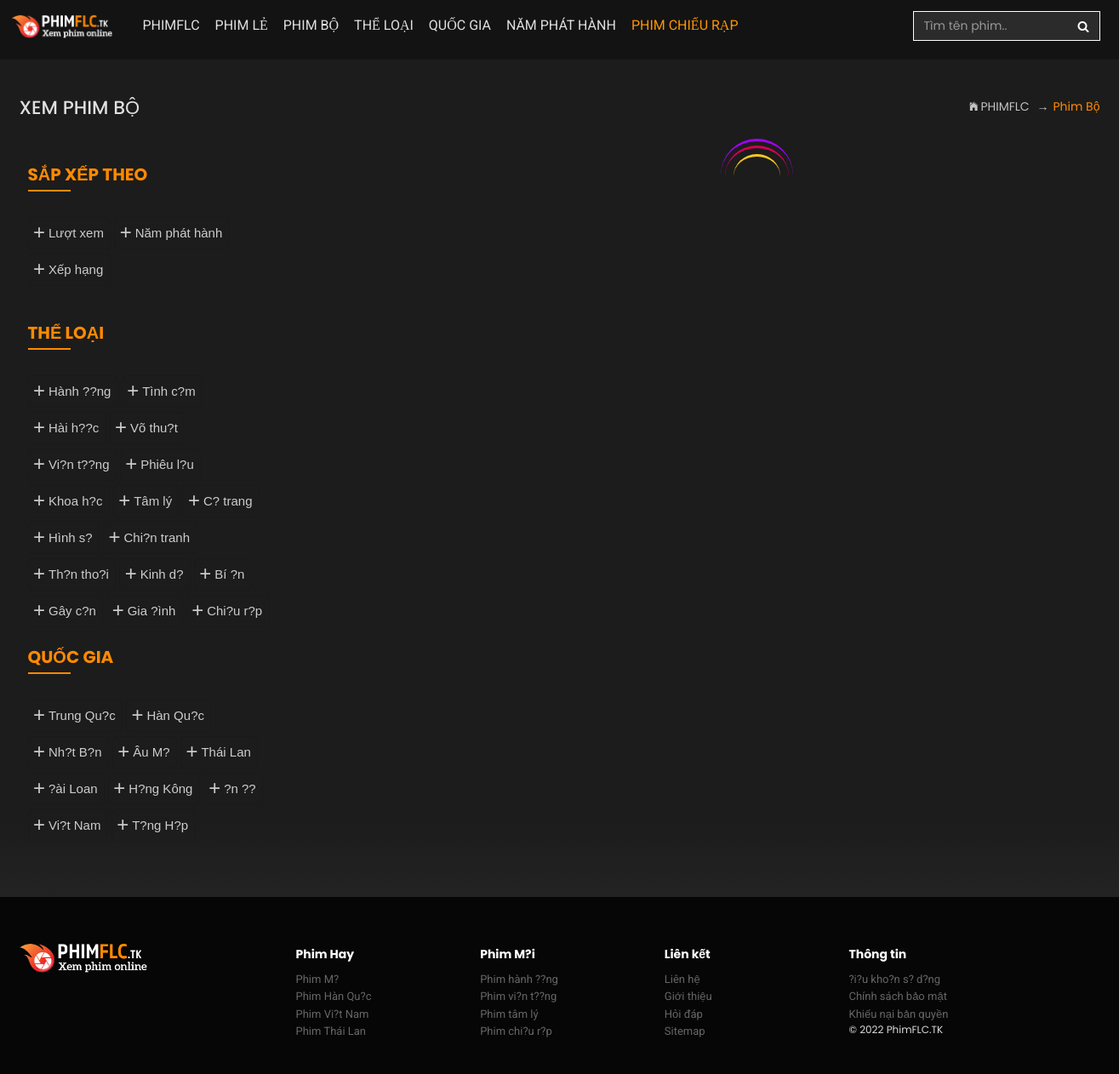
Screenshot of /index.php/tvseries/home with the database file from the repository.
### tables this page shows
CREATE TABLE `config` (
  `config_id` int(11) NOT NULL,
  `title` longtext NOT NULL,
  `value` longtext NOT NULL
);

CREATE TABLE `language_list` (
  `id` int(11) NOT NULL,
  `name` varchar(255) NOT NULL,
  `short_form` varchar(255) NOT NULL,
  `language_code` varchar(100) NOT NULL,
  `folder_name` varchar(255) NOT NULL,
  `text_direction` varchar(50) NOT NULL,
  `status` int(11) NOT NULL DEFAULT 1,
  `language_order` int(11) NOT NULL DEFAULT 1
);

CREATE TABLE `genre` (
  `genre_id` int(11) NOT NULL,
  `name` varchar(20) NOT NULL,
  `description` varchar(250) NOT NULL,
  `slug` varchar(128) NOT NULL,
  `publication` int(11) NOT NULL,
  `featured` int(11) DEFAULT 0
);

CREATE TABLE `country` (
  `country_id` int(11) NOT NULL,
  `name` varchar(60) NOT NULL,
  `description` varchar(25) NOT NULL,
  `slug` varchar(128) NOT NULL,
  `publication` int(11) NOT NULL
);

CREATE TABLE `page` (
  `page_id` int(11) NOT NULL,
  `page_title` mediumtext DEFAULT NULL,
  `seo_title` varchar(250) DEFAULT NULL,
  `slug` mediumtext DEFAULT NULL,
  `content` longtext DEFAULT NULL,
  `primary_menu` int(11) DEFAULT 0,
  `footer_menu` int(11) DEFAULT 0,
  `focus_keyword` mediumtext DEFAULT NULL,
  `meta_description` longtext DEFAULT NULL,
  `publication` int(11) DEFAULT 1,
  `publish_at` datetime DEFAULT NULL,
  `deletable` int(11) NOT NULL DEFAULT 1
);

### application/views/theme/default/tv_series.php (the view, shortened to what the rows shown need)
<section class="inner-banner-section banner-section bg-overlay-black <?php echo (film_config('bg_img_disable') == '1') ? '' : 'bg_img'; ?>">
    <div id="title-bar">
        <div class="container m-t-30">
            <div class="row">
                <div class="col-md-8 col-sm-6 col-xs-12">
                    <div class="page-title">
                        <h1 class="text-uppercase"><?php echo trans('watch_tv_series'); ?></h1>
                    </div>
                </div>
                <div class="col-md-4 col-sm-6 col-xs-12 text-right">
                    <ul class="breadcrumb">
                        <li>
                            <a href="<?php echo base_url(); ?>"><i class="fi ion-ios-home"></i><?php echo trans('site_title'); ?></a>
                        </li>
                        <li class="active"><?php echo trans('tv_series'); ?></li>
                    </ul>
                </div>
            </div>
        </div>
    </div>
    <div id="section-opt">
        <div class="container">
            <div class="row">
                <div class="col-md-3">
                    <div class="" id="collapseMobile">
                        <div class="card card-body">
                            <div class="movies-list-wrap mlw-latestmovie">
                                <div class="ml-title">
                                    <span class="pull-left title"><?php echo trans('sort_by'); ?></span>
                                    <div class="clearfix"></div>
                                </div>
                            </div>
                            <ul class="inline">
                                <li class="modern-Checkbox">
                                    <label for="view"><?php echo trans('views'); ?></label>
                                </li>
                                <li class="modern-Checkbox">
                                    <label for="release"><?php echo trans('release'); ?></label>
                                </li>
                                <li class="modern-Checkbox">
                                    <label for="rating"><?php echo trans('rating'); ?></label>
                                </li>
                            </ul>
                            <br>
                            <div class="movies-list-wrap mlw-latestmovie">
                                <div class="ml-title">
                                    <span class="pull-left title"><?php echo trans('categories'); ?></span>
                                    <div class="clearfix"></div>
                                </div>
                            </div>
                            <ul class="inline">
                                <?php foreach ($this->genre_model->genres() as $genre) : ?>
                                    <li class="modern-Checkbox">
                                        <label for="genre-<?php echo $genre['genre_id'] ?>"><?php echo $genre['description'] ?></label>
                                    </li>
                                <?php endforeach; ?>
                            </ul>
                            <div class="movies-list-wrap mlw-latestmovie">
                                <div class="ml-title">
                                    <span class="pull-left title"><?php echo trans('countries'); ?></span>
                                    <div class="clearfix"></div>
                                </div>
                            </div>
                            <ul class="inline">
                                <?php foreach ($this->country_model->countries() as $country) : ?>
                                    <li class="modern-Checkbox">
                                        <label for="country-<?php echo $country['country_id'] ?>"><?php echo $country['description'] ?></label>
                                    </li>
                                <?php endforeach; ?>
                            </ul>
                        </div>
                    </div>
                </div>
            </div>
        </div>
    </div>
</section>

### application/views/theme/default/header.php (shortened to what the rows shown need)
<?php
$header_templete                =   film_config('header_templete');
$theme_dir                      =   'theme/default/';
?>
<?php if ($header_templete == 'header1') : ?>
    <nav class="navbar navbar-default navbar-static-top">
        <div class="container">
            <div class="navbar-header">
                <a class="navbar-brand" href="<?php echo base_url(); ?>"><img src="<?php echo base_url(); ?>uploads/system_logo/<?php echo film_config('logo'); ?>" alt="logo"></a>
            </div>
            <div class="collapse navbar-collapse" id="navbar1">
                <?php $this->load->view($theme_dir . 'left_menu_item'); ?>
                <form class="navbar-form navbar-right" style="margin-right: -15px;" method="get" action="<?php echo base_url('search'); ?>">
                    <div class="input-group custom-search">
                        <input type="text" name="q" value="<?php if (isset($search_keyword)) {
                                                                echo $search_keyword;
                                                            } ?>" autocomplete="off" id="search-input" class="form-control custom-search-input" placeholder="Tìm tên phim..">
                        <button class="custom-search-botton" type="submit"><i class="fa fa-search"></i></button>
                </form>
            </div>
        </div>
    </nav>
<?php endif; ?>

### application/views/theme/default/left_menu_item.php (shortened to what the rows shown need)
<?php
$country_to_primary_menu        =   film_config('country_to_primary_menu');
$genre_to_primary_menu          =   film_config('genre_to_primary_menu');
$release_to_primary_menu        =   film_config('release_to_primary_menu');
?>
<ul class="nav navbar-nav navbar-left m-l-20">
    <li><a href="<?php echo base_url(); ?>"><?php echo trans('site_title'); ?></a></li>
    <li><a href="<?php echo base_url('list/phim-le') ?>"><?php echo trans('movies'); ?></a></li>
    <?php
    $tv_series_publish          = film_config('tv_series_publish');
    $tv_series_pin_primary_menu = film_config('tv_series_pin_primary_menu');
    if ($tv_series_publish == '1' && $tv_series_pin_primary_menu == '1') :
    ?>
        <li><a href="<?php echo base_url('list/phim-bo') ?>"><?php echo trans('tv_series'); ?></a></li>
    <?php endif; ?>
    <?php if ($genre_to_primary_menu == '1') : ?>
        <li class="dropdown">
            <a href="javascript(0);" class="dropdown-toggle" data-toggle="dropdown"><?php echo trans('genre'); ?></a>
                <?php $all_published_genre = $this->genre_model->all_published_genre();
                ?>
        </li>
    <?php endif; ?>
    <?php if ($country_to_primary_menu == '1') : ?>
        <li class="dropdown">
            <a href="javascript(0);" class="dropdown-toggle" data-toggle="dropdown"><?php echo trans('country'); ?></a>
                <?php $all_published_country = $this->country_model->all_published_country();
                ?>
        </li>
    <?php endif; ?>
    <?php if ($release_to_primary_menu == '1') : ?>
        <li class="dropdown">
            <a href="javascript(0);" class="dropdown-toggle" data-toggle="dropdown"><?php echo trans('release'); ?></a>
        </li>
    <?php endif; ?>
    <li><a href="<?php echo base_url('genre/phim-chieu-rap') ?>" style="color:#ff9601">Phim chiếu rạp</a></li>
</ul>

### application/views/theme/default/footer/footer2.php (shortened to what the rows shown need)
<?php
$footer1_title              =   $this->db->get_where('config', array('title' => 'footer1_title'))->row()->value;
$footer1_content            =   $this->db->get_where('config', array('title' => 'footer1_content'))->row()->value;
$footer2_title              =   $this->db->get_where('config', array('title' => 'footer2_title'))->row()->value;
$footer2_content            =   $this->db->get_where('config', array('title' => 'footer2_content'))->row()->value;
$footer3_title              =   $this->db->get_where('config', array('title' => 'footer3_title'))->row()->value;
$about_us_enable            =   $this->db->get_where('config', array('title' => 'about_us_enable'))->row()->value;
$about_us_to_footer_menu    =   $this->db->get_where('config', array('title' => 'about_us_to_footer_menu'))->row()->value;
$contact_to_footer_menu     =   $this->db->get_where('config', array('title' => 'contact_to_footer_menu'))->row()->value;
$privacy_policy_to_footer_menu  =   $this->db->get_where('config', array('title' => 'privacy_policy_to_footer_menu'))->row()->value;
$dmca_to_footer_menu            =   $this->db->get_where('config', array('title' => 'dmca_to_footer_menu'))->row()->value;
$assets_dir                 =   'assets/theme/default/';
?>
<link rel="stylesheet" type="text/css" href="<?php echo base_url($assets_dir . 'css/'); ?>footer-with-button-logo.css">
<footer id="myFooter">
    <div class="container">
        <div class="row">
            <div class="col-sm-3">
                <h2 class="logo"><a href="<?php echo base_url(); ?>"> <img class="img-responsive" src="<?php echo base_url() ?>uploads/system_logo/<?php echo film_config('logo'); ?>" width="150" alt="Logo"> </a></h2>
            </div>
            <div class="col-sm-2">
                <h5><?php echo $footer1_title; ?></h5>
                <?php echo $footer1_content; ?>
            </div>
            <div class="col-sm-2">
                <h5><?php echo $footer2_title; ?></h5>
                <?php echo $footer2_content; ?>
            </div>
            <div class="col-sm-2">
                <h5><?php echo trans('links'); ?></h5>
                <?php if ($contact_to_footer_menu == '1') : ?>
                    <a href="<?php echo base_url('contact-us') ?>"><?php echo trans('contact_us'); ?></a><br />
                <?php endif; ?>
                <?php if ($about_us_enable == '1' && $about_us_to_footer_menu == '1') : ?>
                    <a href="<?php echo base_url('about-us') ?>"><?php echo trans('about_us'); ?></a><br />
                <?php endif; ?>
                <a href="javascript:void(0);"><?php echo trans('faq'); ?></a><br>
                <a href="<?php echo base_url() . '/sitemap.xml' ?>">Sitemap</a>
            </div>
            <div class="col-sm-3">
                <h5><?php echo $footer3_title; ?></h5>
                <?php $all_page_on_footer_menu = $this->common_model->all_page_on_footer_menu();
                foreach ($all_page_on_footer_menu as $pages) :
                ?>
                    <a href="<?php echo base_url() . 'page/' . $pages->slug; ?>"><?php echo $pages->page_title ?></a><br />
                <?php endforeach; ?>
                <?php if ($privacy_policy_to_footer_menu == '1') : ?>
                    <a href="<?php echo base_url('privacy-policy') ?>"><?php echo trans('privacy_olicy'); ?></a><br />
                <?php endif; ?>
                <?php if ($dmca_to_footer_menu == '1') : ?>
                    <a href="<?php echo base_url('dmca') ?>"><?php echo trans('dmca'); ?></a>
                <?php endif; ?>
                <p style="font-size:12px;">© 2022 <?php echo trans('site_ftitle'); ?></p>
            </div>
        </div>
    </div>
</footer>

### rows the page displays
config: value (picture)
genre: description "Hành ??ng"
genre: description "Tình c?m"
genre: description "Hài h??c"
genre: description "Võ thu?t"
genre: description "Vi?n t??ng"
genre: description "Phiêu l?u"
genre: description "Khoa h?c"
genre: description "Tâm lý"
genre: description "C? trang"
genre: description "Hình s?"
genre: description "Chi?n tranh"
genre: description "Th?n tho?i"
genre: description "Kinh d?"
genre: description "Bí ?n"
genre: description "Gây c?n"
genre: description "Gia ?ình"
genre: description "Chi?u r?p"
country: description "Trung Qu?c"
country: description "Hàn Qu?c"
country: description "Nh?t B?n"
country: description "Âu M?"
country: description "Thái Lan"
country: description "?ài Loan"
country: description "H?ng Kông"
country: description "?n ??"
country: description "Vi?t Nam"
country: description "T?ng H?p"
config: value "Phim Hay"
config: value "Phim M? Phim Hàn Qu?c Phim Vi?t Nam Phim Thái Lan"
config: value "Phim M?i"
config: value "Phim hành ??ng Phim vi?n t??ng Phim tâm lý Phim chi?u r?p"
config: value "Thông tin"
page: page_title "?i?u kho?n s? d?ng"
